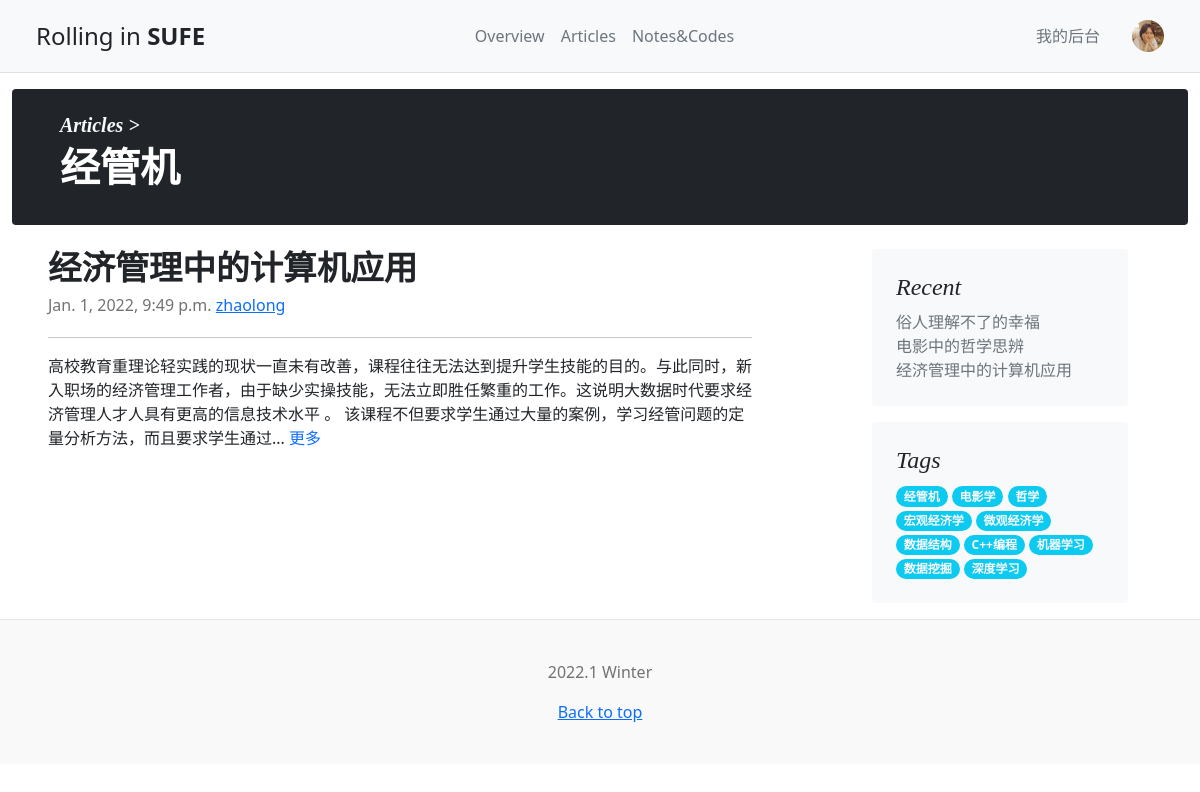
Screenshot of /article/atc_tags/1 (signed in) with the database file from the repository.
### userprofile/models.py (models this page shows)
class Profile(models.Model):
    user = models.OneToOneField(User, on_delete=models.CASCADE, related_name='extension')
    telephone = models.CharField(max_length=11)
    birthday = models.DateField(null=True, blank=True)
    major = models.CharField(blank=True, max_length=30)
    school = models.CharField(blank=True, max_length=30)
    photo = models.ImageField(upload_to=user_directory_path, blank=True, null=True)
    def photo_url(self):
        if self.photo and hasattr(self.photo, 'url'):
            print(self.photo.url)
            return self.photo.url
        else:
            print(self.photo.url)

### article/models.py (models this page shows, shortened)
class Tag(models.Model):
    name = models.CharField(max_length=100)

class Article(models.Model):
    title = models.CharField(max_length=100)
    abstract = models.CharField(max_length=300, blank=True)
    body = models.TextField()
    created_time = models.DateTimeField(default=timezone.now)
    modified_time = models.DateTimeField()
    category = models.ForeignKey(Category, on_delete=models.CASCADE)
    tags = models.ManyToManyField(Tag)
    author = models.ForeignKey(User, on_delete=models.CASCADE)

### article/views.py (the view)
# urls.py: path('atc_tags/<int:pk>', views.tag, name='tag'),
def tag(request, pk):
    tag = get_object_or_404(Tag, pk=pk)
    article_list = Article.objects.filter(tags=tag)
    return render(request, 'article/article_list.html', context={
        'tag_name': tag.name,
        'article_list': article_list,
    })

### article/templatetags/article_extras.py (called while the page is built)
@register.inclusion_tag('article/inclusions/_recent_articles.html', takes_context=True)
def show_recent_articles(context, num=5):
    recent_articles = Article.objects.all().order_by('-created_time')[:num]
    return {
        'recent_articles': recent_articles,
    }

@register.inclusion_tag('article/inclusions/_show_tags.html', takes_context=True)
def show_tags(context):
    tags_list = Tag.objects.all()
    return {
        'tags_list': tags_list,
    }

### userprofile/templatetags/profile_extras.py (called while the page is built)
@register.inclusion_tag('userprofile/inclusions/_show_photo.html', takes_context=True)
def show_photo(context, user_pk):
    profile = get_object_or_404(Profile, user_id=user_pk)
    return {
        'profile': profile,
    }

### templates/article/article_list.html
{% extends 'base.html' %}
{% load article_extras %}
{% block main %}
    <div class="row p-4 mb-4 text-white rounded bg-dark">
        <div class="px-4">
            <h5 class="text-white fw-bold fst-italic">
                <a class="text-decoration-none text-light" href="{% url 'article:index' %}"> Articles > </a>
            </h5>
            <h1 class="fw-bold">{{ tag_name }}</h1>
        </div>
    </div>
    <div class="row g-5">
        <div class="col-md-8 px-5">
            {% for article in article_list %}
                <article class="blog-post">
                    <a href="{% url 'article:details' article.pk %}" class="text-dark fw-bold text-decoration-none">
                        <h2 class="blog-post-title">{{ article.title }}</h2>
                    </a>
                    <p class="blog-post-meta">{{ article.modified_time }} <a href="{% url 'userprofile:profiles' article.author.pk %}">{{ article.author }}</a></p>
                    <hr>
                    <p>{{ article.abstract }} <a href="{% url 'article:details' article.pk %}" class="text-decoration-none"> 更多 </a>
                    </p>
                    </article>
            {% empty %}
                <div class="no-results">NO RESULTS</div>
            {% endfor %}
        </div>
        <div class="col">
            <div class="position-sticky" style="top:2rem">
                {% show_recent_articles %}
                {% show_tags %}
            </div>
        </div>
    </div>
{% endblock main %}

### templates/userprofile/inclusions/_show_photo.html
<a href="{% url 'userprofile:profiles' profile.user_id %}" class="d-block link-dark text-decoration-none" id="dropdownUser1" data-bs-toggle="dropdown" aria-expanded="false">
    <img src="{{ profile.photo_url }}" alt="mdo" width="32" height="32" class="rounded-circle">
</a>

### templates/article/inclusions/_recent_articles.html
<div class="p-4 mx-5 mb-3 bg-light rounded">
    <h4 class="fst-italic">Recent</h4>
    <ul class="list-unstyled mb-0">
        {% for article in recent_articles %}
            <li>
            <a class="text-decoration-none link-secondary" href="{% url 'article:details' article.pk %}">{{ article.title }}</a>
            </li>
        {% endfor %}
    </ul>
</div>

### templates/article/inclusions/_show_tags.html
<div class="p-4 mx-5 mb-3 bg-light rounded">
    <h4 class="fst-italic">Tags</h4>
    <ul class="list-unstyled mb-0">
        {% for tag in tags_list %}
            <li class="badge rounded-pill bg-info text-light">
            <a class="text-decoration-none text-light link-secondary" href="{% url 'article:tag' tag.pk %}">{{ tag.name }}</a>
            </li>
        {% endfor %}
    </ul>
</div>

### article/static/article/css/blog.css (style rules this page uses)
h1, h2, h3, h4, h5, h6 { font-family: "Playfair Display", Georgia, "Times New Roman", serif; }
.blog-post { margin-bottom: 4rem; }
.blog-post-title { margin-bottom: .25rem; font-size: 2.1rem; font-weight: bold; }
.blog-post-meta { margin-bottom: 1.25rem; color: #727272; }

### rows the page displays
Profile: photo_url (picture)
Tag: name "经管机"
Article: title "经济管理中的计算机应用", modified_time "Jan. 1, 2022, 9:49 p.m.", author "zhaolong", abstract "高校教育重理论轻实践的现状一直未有改善，课程往往无法达到提升学生技能的目的。与此同时，新入职场的经济管理工作者，由于缺少实操技能，无法立即胜任繁重的工作。这说明大数据时代要求经济管理人才人具有更高的信息技术水平 。 该课程不但要求学生通过大量的案例，学习经管问题的定量分析方法，而且要求学生通过..."
Article: title "俗人理解不了的幸福"
Article: title "电影中的哲学思辨"
Tag: name "电影学"
Tag: name "哲学"
Tag: name "宏观经济学"
Tag: name "微观经济学"
Tag: name "数据结构"
Tag: name "C++编程"
Tag: name "机器学习"
Tag: name "数据挖掘"
Tag: name "深度学习"
